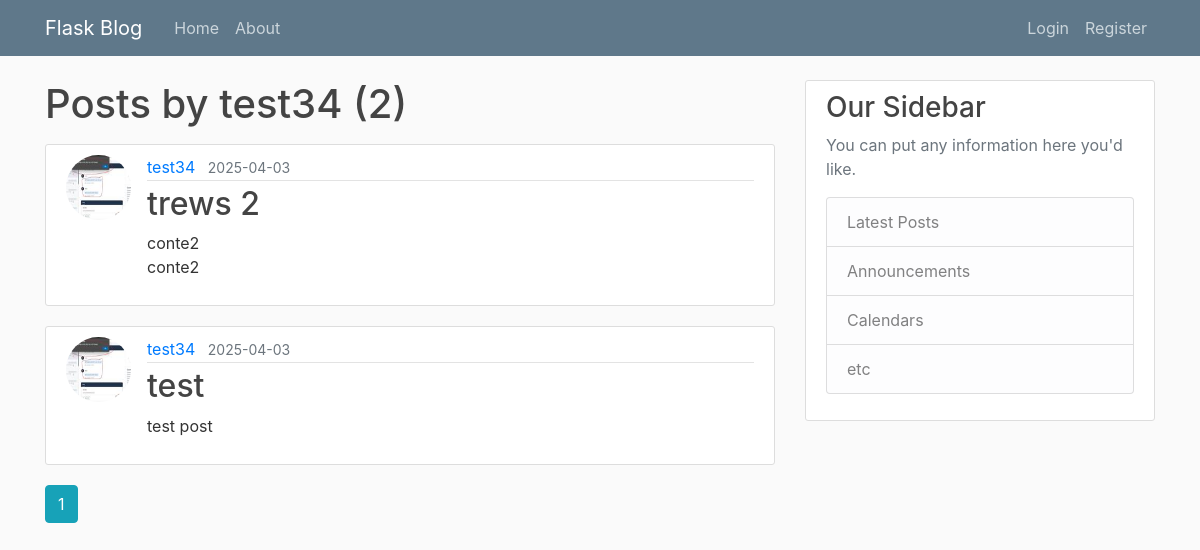
The page /user/test34 on the database as committed earlier.
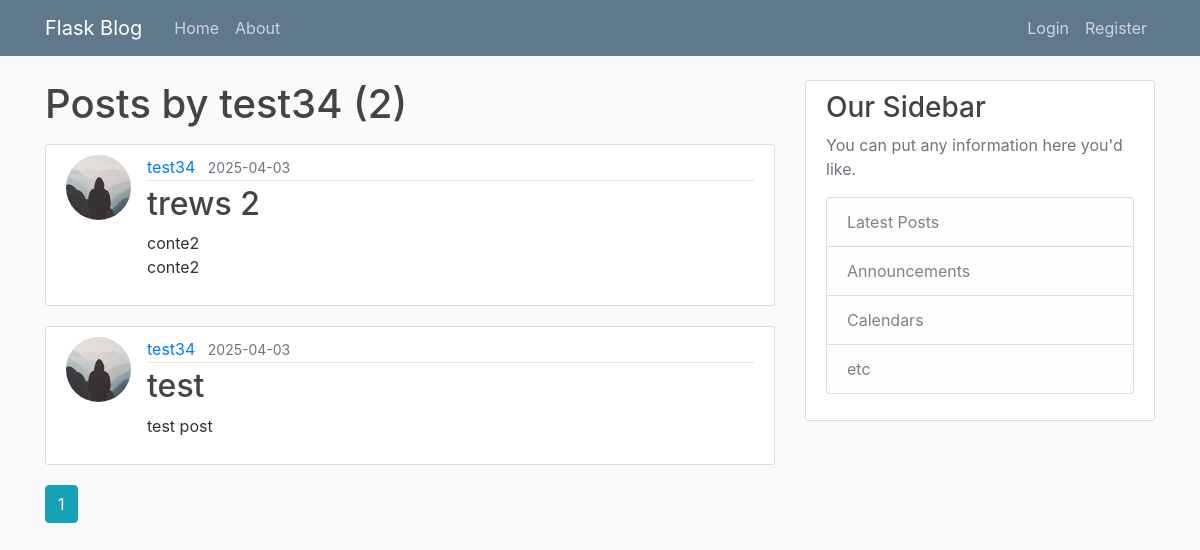
The same page on the database as committed later.
### flaskblog/models.py (models this page shows, shortened)
class Post(db.Model):
    id = db.Column(db.Integer, primary_key=True)
    title = db.Column(db.String(100), nullable=False)
    date_posted = db.Column(db.DateTime, nullable=False, default=datetime.utcnow)
    content = db.Column(db.Text, nullable=False)
    user_id = db.Column(db.Integer, db.ForeignKey('user.id'), nullable=False)

class User(db.Model, UserMixin):
    id = db.Column(db.Integer, primary_key=True)
    username = db.Column(db.String(20), unique=True, nullable=False)
    email = db.Column(db.String(120), unique=True, nullable=False)
    image_file = db.Column(db.String(20), nullable=False, default='default.jpg')
    password = db.Column(db.String(60), nullable=False)
    posts = db.relationship('Post', backref='author', lazy=True)

### flaskblog/users/routes.py (the view)
@users.route("/user/<string:username>")
def user_posts(username):
    page = request.args.get('page', 1, type=int)
    user = User.query.filter_by(username=username).first_or_404()
    posts = Post.query.filter_by(author=user)\
        .order_by(Post.date_posted.desc())\
        .paginate(page=page, per_page=5)
    return render_template('user_posts.html', posts=posts, user=user)

### flaskblog/templates/user_posts.html
{% extends "layout.html" %}
{% block content %}
    <h1 class="mb-3">Posts by {{ user.username }} ({{ posts.total }})</h1>
    {% for post in posts.items %}
        <article class="media content-section">
          <img class="rounded-circle article-img" src="{{ url_for('static', filename='profile_pics/' + post.author.image_file) }}">
          <div class="media-body">
            <div class="article-metadata">
              <a class="mr-2" href="{{ url_for('users.user_posts', username=post.author.username) }}">{{ post.author.username }}</a>
              <small class="text-muted">{{ post.date_posted.strftime('%Y-%m-%d') }}</small>
            </div>
            <h2><a class="article-title" href="{{ url_for('posts.post', post_id=post.id) }}">{{ post.title }}</a></h2>
            <p class="article-content">{{ post.content }}</p>
          </div>
        </article>
    {% endfor %}
    {% for page_num in posts.iter_pages(left_edge=1, right_edge=1, left_current=1, right_current=2) %}
      {% if page_num %}
        {% if posts.page == page_num %}
          <a class="btn btn-info mb-4" href="{{ url_for('users.user_posts', username=user.username, page=page_num) }}">{{ page_num }}</a>
        {% else %}
          <a class="btn btn-outline-info mb-4" href="{{ url_for('users.user_posts', username=user.username, page=page_num) }}">{{ page_num }}</a>
        {% endif %}
      {% else %}
        ...
      {% endif %}
    {% endfor %}
{% endblock content %}

Rows that differ between the two databases and show on the page:
changed through a linked row, Post "trews 2": image_file: a different picture
changed through a linked row, Post "test": image_file: a different picture
